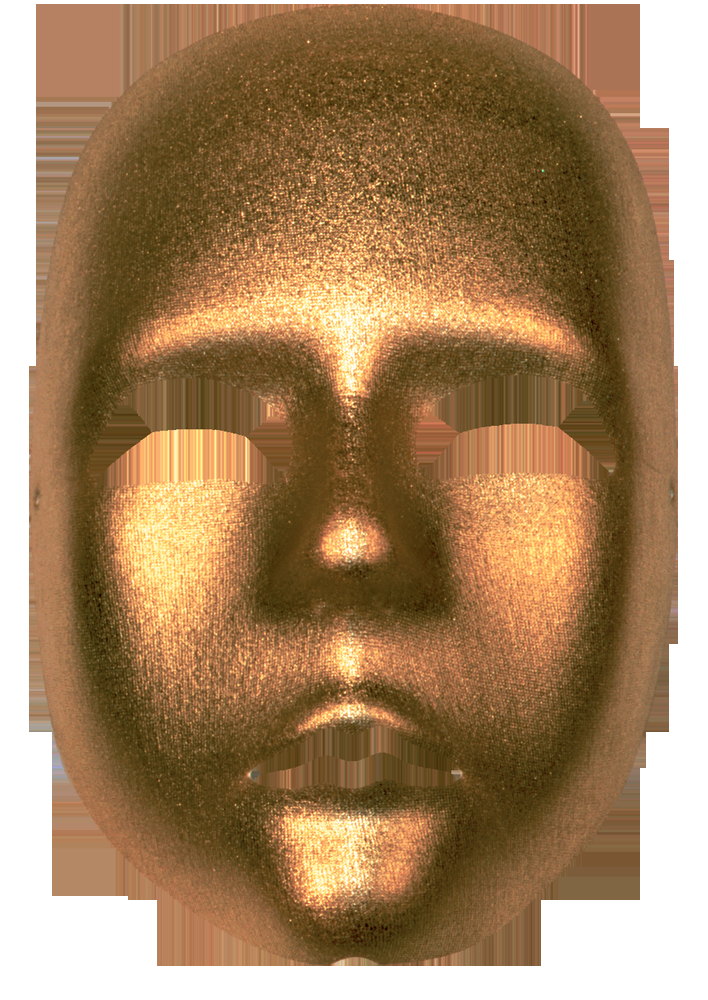
#> input picture resources/mascara.png, 708 x 1000 px, found by its file name
$ python macaragaSobrepuesta.py
#> lines starting #> are read from the running program, lines starting #| are printed output that depends on the picture
import cv2
import numpy as np

# Cargar la máscara que deseas agregar (asegúrate de que sea PNG con transparencia)
mascara = cv2.imread('resources/mascara.png', cv2.IMREAD_UNCHANGED)  # Cargar PNG con transparencia
#> mascara is the input picture: shape (1000, 708, 4); mean B, G, R, A 94.9, 131.1, 163.9, 173.5

# Cargar el clasificador preentrenado de rostros
face_cascade = cv2.CascadeClassifier('haarcascade_frontalface_alt2.xml')

# Capturar video desde la cámara (o puedes usar un archivo de video)
video = cv2.VideoCapture(0)  # Cambia el 0 por la ruta de un archivo de video si quieres usar un archivo

while True:
    # Leer cada frame del video
    ret, frame = video.read()
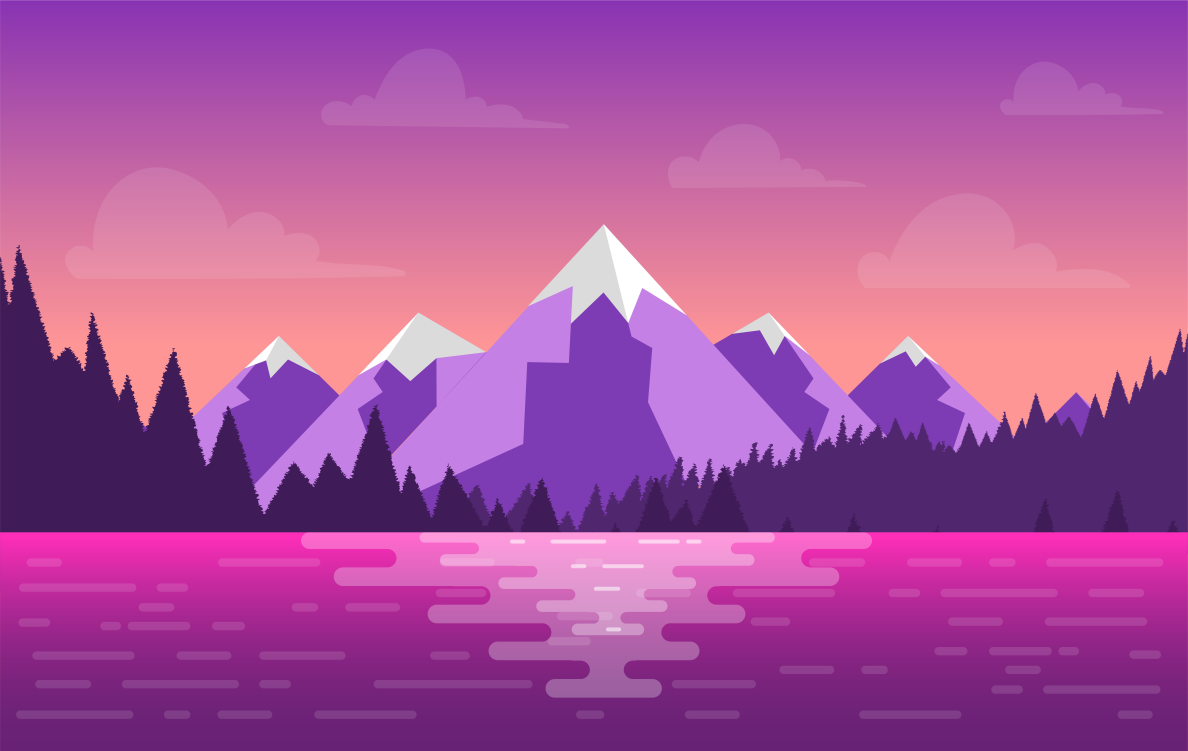
#> input picture resources/ejemplo.jpg, 5938 x 3751 px, given in place of the camera (shown at 1/5 size)
#> frame is the input picture: shape (3751, 5938, 3); mean B, G, R 156.7, 81.1, 168.1

    if not ret:
        break

    # Convertir el frame a escala de grises
    frame_gris = cv2.cvtColor(frame, cv2.COLOR_BGR2GRAY)
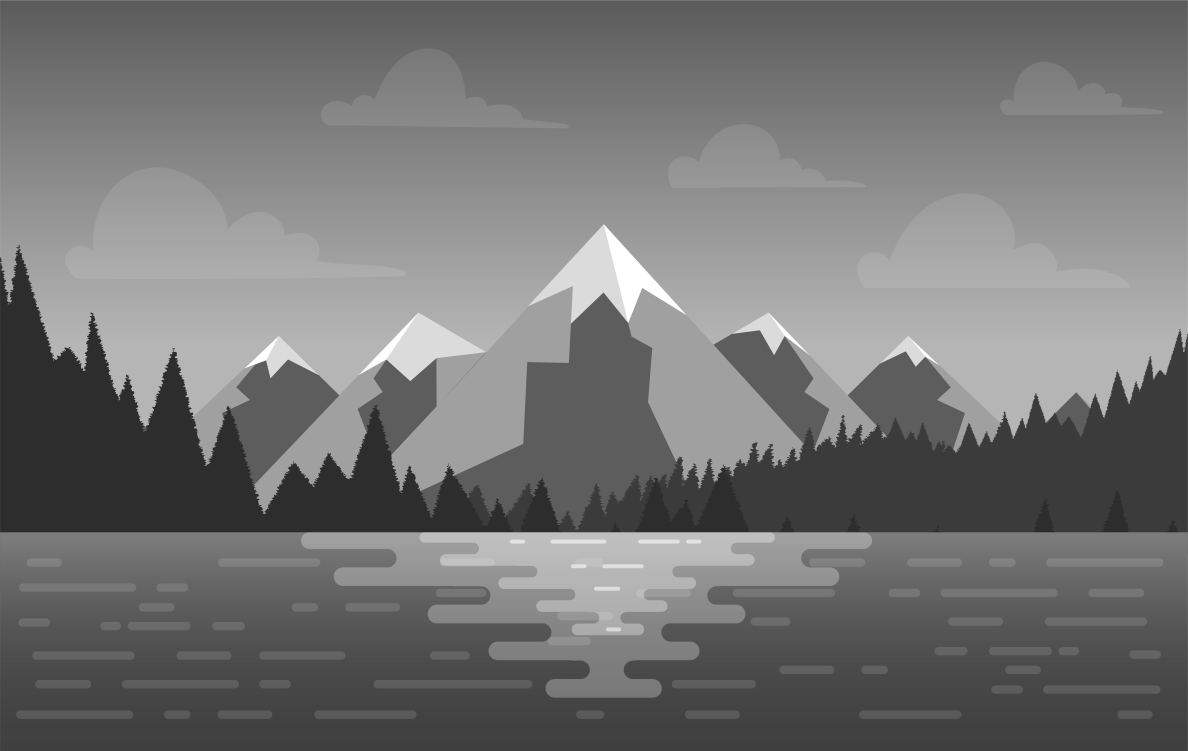
#> frame_gris: shape (3751, 5938) (shown at 1/5 size); min 32, max 255, mean 115.8

    # Detectar los rostros en el frame
    rostros = face_cascade.detectMultiScale(frame_gris, scaleFactor=1.1, minNeighbors=5, minSize=(30, 30))
#> rostros = ()

    # Procesar cada rostro detectado
    for (x, y, w, h) in rostros:
        # Redimensionar la máscara para que coincida con el tamaño del rostro detectado
        mascara_redimensionada = cv2.resize(mascara, (w, h))

        # Separar los canales de la máscara: color y alfa (transparencia)
        mascara_rgb = mascara_redimensionada[:, :, :3]  # Canal de color
        mascara_alpha = mascara_redimensionada[:, :, 3]  # Canal de transparencia

        # Crear una región de interés (ROI) en el frame donde colocaremos la máscara
        roi = frame[y:y+h, x:x+w]

        # Invertir la máscara alfa para obtener la parte del rostro donde se aplicará la máscara
        mascara_alpha_inv = cv2.bitwise_not(mascara_alpha)

        # Enmascarar la región del rostro en la imagen original
        fondo = cv2.bitwise_and(roi, roi, mask=mascara_alpha_inv)

        # Enmascarar la máscara RGB
        mascara_fg = cv2.bitwise_and(mascara_rgb, mascara_rgb, mask=mascara_alpha)

        # Combinar el fondo (parte del rostro sin máscara) y la parte con la máscara
        resultado = cv2.add(fondo, mascara_fg)

        # Reemplazar la región del rostro con la imagen combinada
        frame[y:y+h, x:x+w] = resultado
#> this loop made 0 passes

    # Mostrar el frame con la máscara aplicada
    cv2.imshow('Video con mascara', frame)

    # Presionar 'q' para salir del loop
    if cv2.waitKey(1) & 0xFF == ord('q'):
#> (key q is pressed here)
        break

# Liberar la captura de video y cerrar las ventanas
video.release()
cv2.destroyAllWindows()
